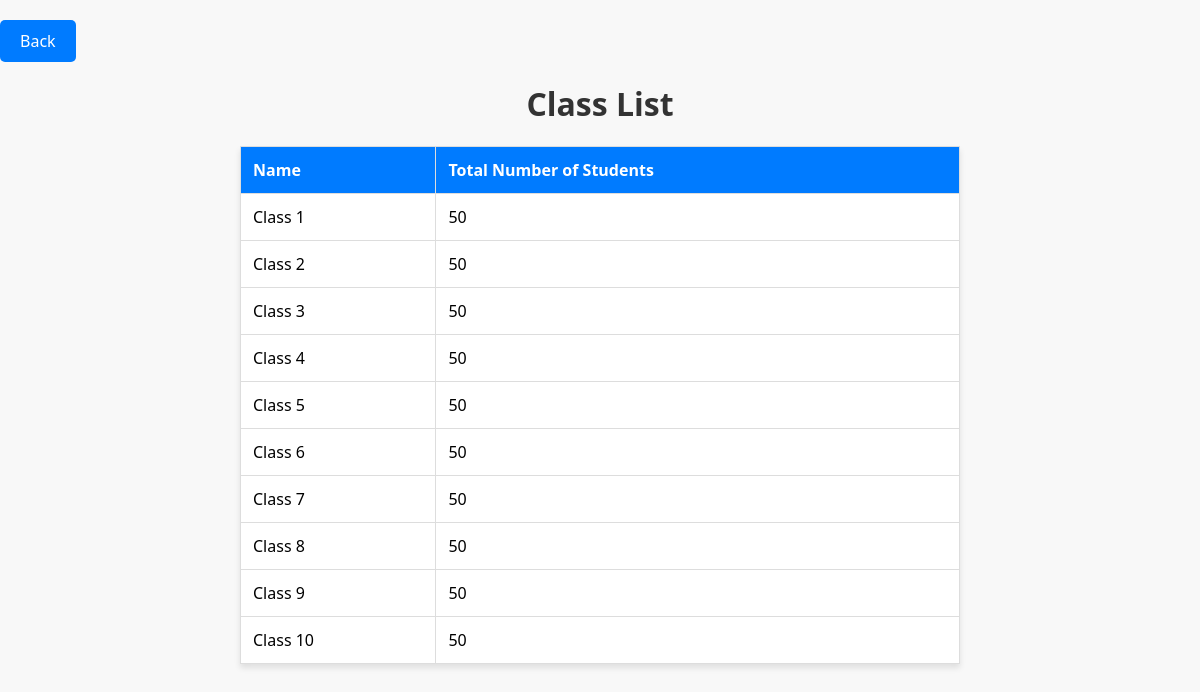
/classes/, run on the app's committed database.
### finalapp/models.py (models this page shows, shortened)
class Class(models.Model):
    name = models.CharField(max_length=120)
    academic = models.PositiveIntegerField(default=1)

### finalapp/views.py (the view)
# urls.py: path('classes/', class_list, name='class_list'),
def class_list(request):
    classes = Class.objects.all()
    return render(request, 'class_list.html', {'classes': classes})

### finalapp/templates/class_list.html (shortened to what this page needs)
<!DOCTYPE html>
<html lang="en">
<head>
</head>
<body>
    <a href="#" class="back-button" onclick="history.back()">Back</a>
    <h1>Class List</h1>
    <table>
        <thead>
            <tr>
                <th>Name</th>
                <th>Total Number of Students</th>
            </tr>
        </thead>
        <tbody>
            {% for class in classes %}
                <tr>
                    <td>{{ class.name }}</td>
                    <td>{{ class.academic }}</td>
                </tr>
            {% endfor %}
        </tbody>
    </table>
</body>
</html>

### finalapp/templates/class_list.html (style rules this page uses)
body { font-family: 'Segoe UI', Tahoma, Geneva, Verdana, sans-serif; background-color: #f8f8f8; margin: 0; padding: 0; }
h1 { color: #333; text-align: center; margin-top: 20px; }
table { width: 60%; border-collapse: collapse; margin: 20px auto; background-color: #fff; box-shadow: 0 4px 6px rgba(0, 0, 0, 0.1); }
th, td { border: 1px solid #ddd; padding: 12px; text-align: left; }
th { background-color:#007bff; color: white; }
.back-button { display: inline-block; padding: 10px 20px; margin-top: 20px; font-size: 16px; text-decoration: none; background-color: #007bff; color: #fff; border: none; border-radius: 5px; cursor: pointer; }

### data on the page
Class: name "Class 1", academic "50"
Class: name "Class 2", academic "50"
Class: name "Class 3", academic "50"
Class: name "Class 4", academic "50"
Class: name "Class 5", academic "50"
Class: name "Class 6", academic "50"
Class: name "Class 7", academic "50"
Class: name "Class 8", academic "50"
Class: name "Class 9", academic "50"
Class: name "Class 10", academic "50"
